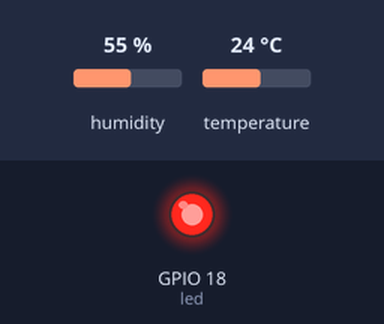
Simulated run of this program. Board: ESP32 board running MicroPython. On the bench: output pins drawn as LEDs (lit = HIGH). Wiring (from the project's diagram.json): servo on GPIO 14, DHT22 sensor on GPIO 15, red LED on GPIO 18. The test bench sets the inputs (shaded band); at power-on: temperature 24 °C, humidity 55 %. What the program prints to the serial console is not drawn.

Above: at 1.2 s.
1.3 s: temperature set to 41 °C
Timing chart, 0 to 4.3 s (numbered marks = the images above; inputs shaded):
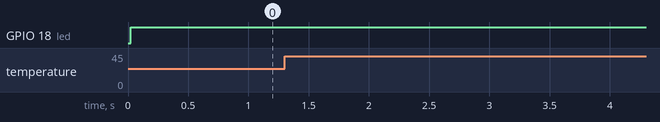

The program:

main.py
```python
from machine import Pin, I2C
import network
import time
import machine
from time import sleep
from machine import Pin,PWM
import dht
import ujson
from umqtt.simple import MQTTClient


sensor = dht.DHT22(Pin(15))
p4 = machine.Pin(14)
freq=50
servo = machine.PWM(p4,freq)
led = Pin(18,Pin.OUT)


prev_temp = 0
prev_humt = 0
prev_weather = " "
while True:
  print("Measuring weather conditions... ", end="")
  sensor.measure()
  temp = sensor.temperature(),
  humt = sensor.humidity(),
  if temp != prev_temp or humt != prev_humt :

    print("Updated!")
    if temp[0] > 40 :
        print("Turn on AC")
        for duty_cycle in range(0, 1024):
            servo.duty(duty_cycle)
            sleep(4)
    elif temp[0] < 25 :
        print("Turn on heater")
        led.value(1)
        time.sleep(2)


    else :
      mes = ""
    print("Temp : ",temp)
    print("Humidity : ",humt)

    prev_temp = temp
    prev_humt = humt
  else:
    print("No change")
  time.sleep(1)
```

Measured:
- after the input at 1.3 s, every drawn part: stays the same
